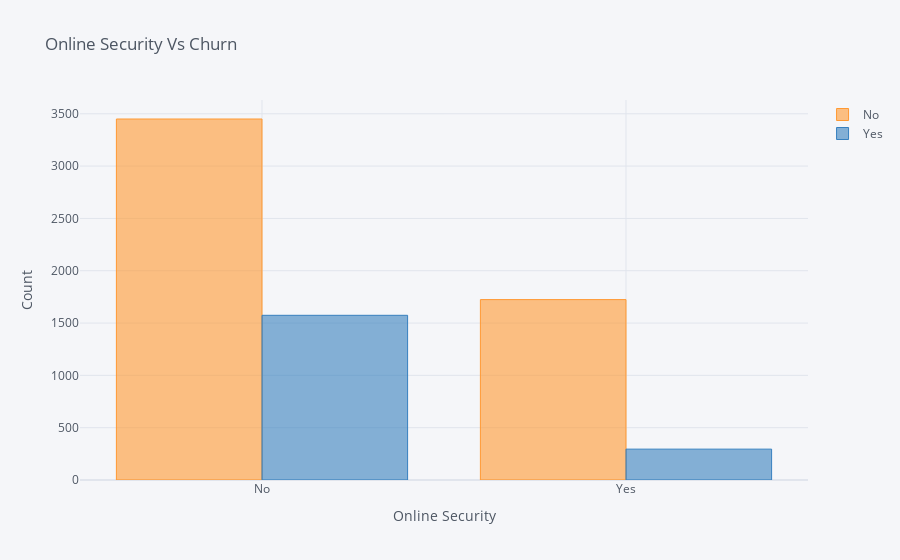

This figure's notebook cell:
### Code cell
#According to the payment Method Churn distribution

cf.go_offline()
sns.set(style='whitegrid')

pd.crosstab(dataset['OnlineSecurity'],dataset['Churn']).iplot(kind='bar' , title = 'Online Security Vs Churn' ,xTitle = 'Online Security',yTitle = 'Count' )

### Figure 1 — Plotly figure (JSON) as saved in the notebook; plotly's stock layout.template omitted (floating-point values rounded to 4 significant figures)
{"data": [{"marker": {"color": "rgba(255, 153, 51, 0.6)", "line": {"color": "rgba(255, 153, 51, 1.0)", "width": 1}}, "name": "No", "orientation": "v", "text": "", "type": "bar", "x": ["No", "Yes"], "y": [3450, 1724]}, {"marker": {"color": "rgba(55, 128, 191, 0.6)", "line": {"color": "rgba(55, 128, 191, 1.0)", "width": 1}}, "name": "Yes", "orientation": "v", "text": "", "type": "bar", "x": ["No", "Yes"], "y": [1574, 295]}], "layout": {"legend": {"bgcolor": "#F5F6F9", "font": {"color": "#4D5663"}}, "paper_bgcolor": "#F5F6F9", "plot_bgcolor": "#F5F6F9", "title": {"font": {"color": "#4D5663"}, "text": "Online Security Vs Churn"}, "xaxis": {"gridcolor": "#E1E5ED", "showgrid": true, "tickfont": {"color": "#4D5663"}, "title": {"font": {"color": "#4D5663"}, "text": "Online Security"}, "zerolinecolor": "#E1E5ED"}, "yaxis": {"gridcolor": "#E1E5ED", "showgrid": true, "tickfont": {"color": "#4D5663"}, "title": {"font": {"color": "#4D5663"}, "text": "Count"}, "zerolinecolor": "#E1E5ED"}}}
